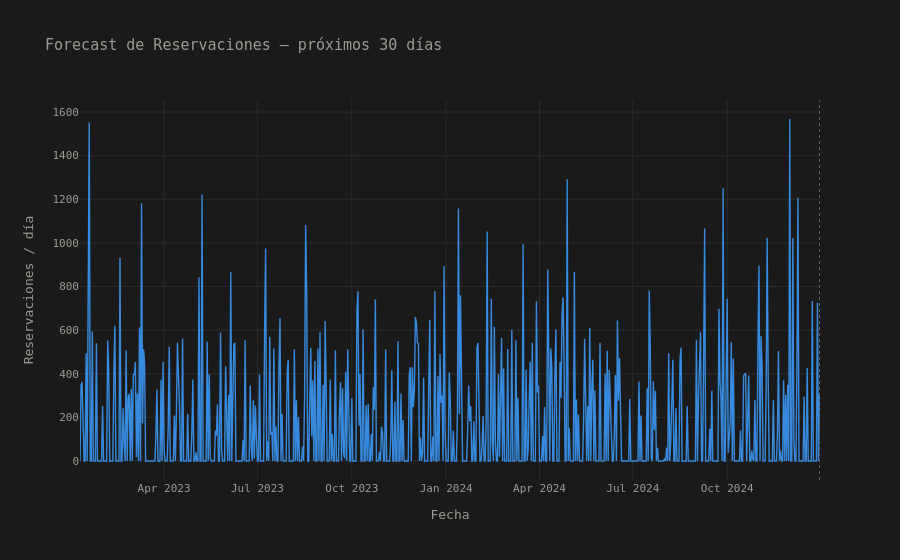

The notebook cell this image was saved under:
### Markdown cell above
### Gráfica final del forecast

### Code cell
hist_dates = df_feat['ds']
hist_y     = df_feat['y']
future_mask = forecast['ds'] > df_feat['ds'].max()
fc_future  = forecast[future_mask]

fig_fc = go.Figure()

# Banda de confianza (CORREGIDO)
fig_fc.add_trace(go.Scatter(
    x=fc_future['ds'].tolist() + fc_future['ds'].tolist()[::-1],
    y=fc_future['yhat_upper'].tolist() + fc_future['yhat_lower'].tolist()[::-1],
    fill='toself', 
    fillcolor='rgba(186,117,23,0.2)',
    line=dict(width=0), # Se cambió color='transparent' por width=0
    name='95% CI'
))

# Forecast futuro
fig_fc.add_trace(go.Scatter(
    x=fc_future['ds'], y=fc_future['yhat'],
    mode='lines', 
    line=dict(color='#BA7517', dash='dash', width=1.8),
    name='Forecast'
))

# Histórico
fig_fc.add_trace(go.Scatter(
    x=hist_dates, y=hist_y,
    mode='lines', 
    line=dict(color='#378ADD', width=1.4),
    name='Histórico'
))

# Línea de corte
fig_fc.add_vline(
    x=df_feat['ds'].max().timestamp() * 1000,
    line_dash='dot', 
    line_color='#5F5E5A', 
    line_width=1
)

fig_fc.update_layout(
    title=f'Forecast de Reservaciones — próximos {FORECAST_HORIZON} días',
    xaxis_title='Fecha',
    yaxis_title='Reservaciones / día',
    paper_bgcolor='#1a1a1a', 
    plot_bgcolor='#1a1a1a',
    font=dict(color='#9c9a92', family='monospace', size=11),
    legend=dict(bgcolor='rgba(0,0,0,0)')
)

fig_fc.update_xaxes(gridcolor='#2a2a2a', zeroline=False)
fig_fc.update_yaxes(gridcolor='#2a2a2a', zeroline=False)

fig_fc.show()

### Figure 1 — Plotly figure (JSON) as saved in the notebook; plotly's stock layout.template omitted (floating-point values rounded to 4 significant figures; data arrays with more than 128 entries replaced by an {"elided": "..."} marker saying what was removed)
{"data": [{"fill": "toself", "fillcolor": "rgba(186,117,23,0.2)", "line": {"width": 0}, "name": "95% CI", "type": "scatter", "x": [], "y": []}, {"line": {"color": "#BA7517", "dash": "dash", "width": 1.8}, "mode": "lines", "name": "Forecast", "type": "scatter", "x": [], "y": []}, {"line": {"color": "#378ADD", "width": 1.4}, "mode": "lines", "name": "Histórico", "type": "scatter", "x": {"elided": "722 str values"}, "y": {"elided": "722 float values"}}], "layout": {"font": {"color": "#9c9a92", "family": "monospace", "size": 11}, "legend": {"bgcolor": "rgba(0,0,0,0)"}, "paper_bgcolor": "#1a1a1a", "plot_bgcolor": "#1a1a1a", "shapes": [{"line": {"color": "#5F5E5A", "dash": "dot", "width": 1}, "type": "line", "x0": 1735516800000, "x1": 1735516800000, "xref": "x", "y0": 0, "y1": 1, "yref": "y domain"}], "title": {"text": "Forecast de Reservaciones — próximos 30 días"}, "xaxis": {"gridcolor": "#2a2a2a", "title": {"text": "Fecha"}, "zeroline": false}, "yaxis": {"gridcolor": "#2a2a2a", "title": {"text": "Reservaciones / día"}, "zeroline": false}}}
